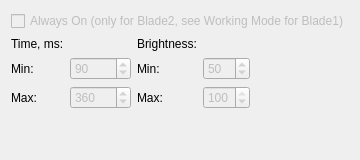
          <widget class="QWidget" name="TabFlickering">
           <attribute name="title">
            <string>Flickering</string>
           </attribute>
           <layout class="QGridLayout" name="gridLayout_11">
            <item row="3" column="1">
             <widget class="QSpinBox" name="SpinFlickeringTimeMax">
              <property name="enabled">
               <bool>false</bool>
              </property>
              <property name="minimum">
               <number>90</number>
              </property>
              <property name="maximum">
               <number>99999</number>
              </property>
              <property name="singleStep">
               <number>10</number>
              </property>
              <property name="value">
               <number>360</number>
              </property>
             </widget>
            </item>
            <item row="2" column="1">
             <widget class="QSpinBox" name="SpinFlickeringTimeMin">
              <property name="enabled">
               <bool>false</bool>
              </property>
              <property name="minimum">
               <number>1</number>
              </property>
              <property name="maximum">
               <number>360</number>
              </property>
              <property name="singleStep">
               <number>10</number>
              </property>
              <property name="value">
               <number>90</number>
              </property>
             </widget>
            </item>
            <item row="2" column="2">
             <widget class="QLabel" name="LblFlickeringBrMin">
              <property name="text">
               <string>Min:</string>
              </property>
             </widget>
            </item>
            <item row="3" column="3">
             <widget class="QSpinBox" name="SpinFlickeringBrMax">
              <property name="enabled">
               <bool>false</bool>
              </property>
              <property name="minimum">
               <number>50</number>
              </property>
              <property name="maximum">
               <number>100</number>
              </property>
              <property name="value">
               <number>100</number>
              </property>
             </widget>
            </item>
            <item row="3" column="2">
             <widget class="QLabel" name="LblFlickeringBrMax">
              <property name="text">
               <string>Max:</string>
              </property>
             </widget>
            </item>
            <item row="2" column="3">
             <widget class="QSpinBox" name="SpinFlickeringBrMin">
              <property name="enabled">
               <bool>false</bool>
              </property>
              <property name="minimum">
               <number>0</number>
              </property>
              <property name="maximum">
               <number>100</number>
              </property>
              <property name="value">
               <number>50</number>
              </property>
             </widget>
            </item>
            <item row="3" column="0">
             <widget class="QLabel" name="LblFlickeringTimeMax">
              <property name="text">
               <string>Max:</string>
              </property>
             </widget>
            </item>
            <item row="2" column="0">
             <widget class="QLabel" name="LblFlickeringTimeMin">
              <property name="text">
               <string>Min:</string>
              </property>
             </widget>
            </item>
            <item row="2" column="4">
             <spacer name="horizontalSpacer_10">
              <property name="orientation">
               <enum>Qt::Horizontal</enum>
              </property>
              <property name="sizeHint" stdset="0">
               <size>
                <width>40</width>
                <height>20</height>
               </size>
              </property>
             </spacer>
            </item>
            <item row="1" column="2">
             <widget class="QLabel" name="LblFlickeringBrigtness">
              <property name="text">
               <string>Brightness:</string>
              </property>
             </widget>
            </item>
            <item row="1" column="0">
             <widget class="QLabel" name="LblFlickeringTime">
              <property name="text">
               <string>Time, ms:</string>
              </property>
             </widget>
            </item>
            <item row="4" column="2">
             <spacer name="verticalSpacer_3">
              <property name="orientation">
               <enum>Qt::Vertical</enum>
              </property>
              <property name="sizeHint" stdset="0">
               <size>
                <width>20</width>
                <height>40</height>
               </size>
              </property>
             </spacer>
            </item>
            <item row="0" column="0" colspan="5">
             <widget class="QCheckBox" name="CBFlickeringAlwaysOn">
              <property name="enabled">
               <bool>false</bool>
              </property>
              <property name="text">
               <string>Always On (only for Blade2, see Working Mode for Blade1)</string>
              </property>
             </widget>
            </item>
           </layout>
          </widget>
